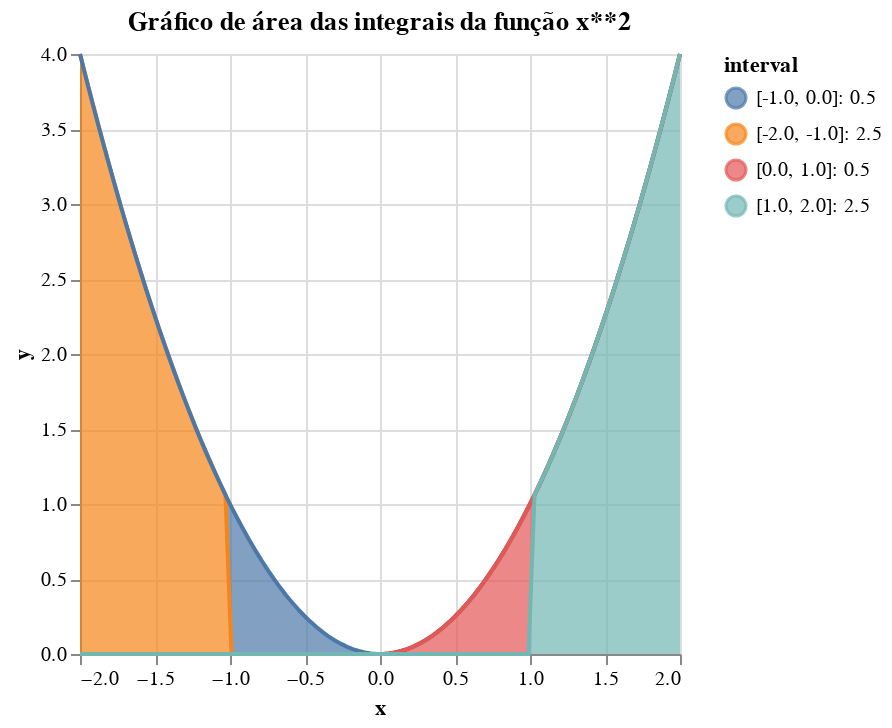

Notebook cell for this chart:
### Code cell
#exponencial

data_area_exponencial, total_polinomial = xds(exponencial)

grafico_exponencial = alt.Chart(data_area_exponencial, title="Gráfico de área das integrais da função x**2").mark_area(line=True).encode(
    x='x',
    y='y',
    color='interval'
)

grafico_exponencial

### Figure 1 — Vega-Lite specification as saved in the notebook (floating-point values rounded to 4 significant figures)
{"config": {"view": {"continuousWidth": 300, "continuousHeight": 300}}, "data": {"name": "data-dee6dd2a430c688dcd641be14c81fcd0"}, "mark": {"type": "area", "line": true}, "encoding": {"color": {"field": "interval", "type": "nominal"}, "x": {"field": "x", "type": "quantitative"}, "y": {"field": "y", "type": "quantitative"}}, "title": "Gráfico de área das integrais da função x**2", "$schema": "https://vega.github.io/schema/vega-lite/v5.8.0.json", "datasets": {"data-dee6dd2a430c688dcd641be14c81fcd0": [{"x": -2.0, "y": 4.0, "interval": "[-2.0, -1.0]: 2.5"}, {"x": -1.96, "y": 3.84, "interval": "[-2.0, -1.0]: 2.5"}, {"x": -1.919, "y": 3.683, "interval": "[-2.0, -1.0]: 2.5"}, {"x": -1.879, "y": 3.53, "interval": "[-2.0, -1.0]: 2.5"}, {"x": -1.838, "y": 3.38, "interval": "[-2.0, -1.0]: 2.5"}, {"x": -1.798, "y": 3.233, "interval": "[-2.0, -1.0]: 2.5"}, {"x": -1.758, "y": 3.089, "interval": "[-2.0, -1.0]: 2.5"}, {"x": -1.717, "y": 2.949, "interval": "[-2.0, -1.0]: 2.5"}, {"x": -1.677, "y": 2.812, "interval": "[-2.0, -1.0]: 2.5"}, {"x": -1.636, "y": 2.678, "interval": "[-2.0, -1.0]: 2.5"}, {"x": -1.596, "y": 2.547, "interval": "[-2.0, -1.0]: 2.5"}, {"x": -1.556, "y": 2.42, "interval": "[-2.0, -1.0]: 2.5"}, {"x": -1.515, "y": 2.296, "interval": "[-2.0, -1.0]: 2.5"}, {"x": -1.475, "y": 2.175, "interval": "[-2.0, -1.0]: 2.5"}, {"x": -1.434, "y": 2.057, "interval": "[-2.0, -1.0]: 2.5"}, {"x": -1.394, "y": 1.943, "interval": "[-2.0, -1.0]: 2.5"}, {"x": -1.354, "y": 1.832, "interval": "[-2.0, -1.0]: 2.5"}, {"x": -1.313, "y": 1.724, "interval": "[-2.0, -1.0]: 2.5"}, {"x": -1.273, "y": 1.62, "interval": "[-2.0, -1.0]: 2.5"}, {"x": -1.232, "y": 1.519, "interval": "[-2.0, -1.0]: 2.5"}, {"x": -1.192, "y": 1.421, "interval": "[-2.0, -1.0]: 2.5"}, {"x": -1.152, "y": 1.326, "interval": "[-2.0, -1.0]: 2.5"}, {"x": -1.111, "y": 1.235, "interval": "[-2.0, -1.0]: 2.5"}, {"x": -1.071, "y": 1.146, "interval": "[-2.0, -1.0]: 2.5"}, {"x": -1.03, "y": 1.062, "interval": "[-2.0, -1.0]: 2.5"}, {"x": -0.9899, "y": 0.9799, "interval": "[-1.0, 0.0]: 0.5"}, {"x": -0.9495, "y": 0.9015, "interval": "[-1.0, 0.0]: 0.5"}, {"x": -0.9091, "y": 0.8264, "interval": "[-1.0, 0.0]: 0.5"}, {"x": -0.8687, "y": 0.7546, "interval": "[-1.0, 0.0]: 0.5"}, {"x": -0.8283, "y": 0.6861, "interval": "[-1.0, 0.0]: 0.5"}, {"x": -0.7879, "y": 0.6208, "interval": "[-1.0, 0.0]: 0.5"}, {"x": -0.7475, "y": 0.5587, "interval": "[-1.0, 0.0]: 0.5"}, {"x": -0.7071, "y": 0.4999, "interval": "[-1.0, 0.0]: 0.5"}, {"x": -0.6667, "y": 0.4444, "interval": "[-1.0, 0.0]: 0.5"}, {"x": -0.6263, "y": 0.3922, "interval": "[-1.0, 0.0]: 0.5"}, {"x": -0.5859, "y": 0.3432, "interval": "[-1.0, 0.0]: 0.5"}, {"x": -0.5455, "y": 0.2975, "interval": "[-1.0, 0.0]: 0.5"}, {"x": -0.5051, "y": 0.2551, "interval": "[-1.0, 0.0]: 0.5"}, {"x": -0.4646, "y": 0.2159, "interval": "[-1.0, 0.0]: 0.5"}, {"x": -0.4242, "y": 0.18, "interval": "[-1.0, 0.0]: 0.5"}, {"x": -0.3838, "y": 0.1473, "interval": "[-1.0, 0.0]: 0.5"}, {"x": -0.3434, "y": 0.1179, "interval": "[-1.0, 0.0]: 0.5"}, {"x": -0.303, "y": 0.09183, "interval": "[-1.0, 0.0]: 0.5"}, {"x": -0.2626, "y": 0.06897, "interval": "[-1.0, 0.0]: 0.5"}, {"x": -0.2222, "y": 0.04938, "interval": "[-1.0, 0.0]: 0.5"}, {"x": -0.1818, "y": 0.03306, "interval": "[-1.0, 0.0]: 0.5"}, {"x": -0.1414, "y": 0.02, "interval": "[-1.0, 0.0]: 0.5"}, {"x": -0.101, "y": 0.0102, "interval": "[-1.0, 0.0]: 0.5"}, {"x": -0.06061, "y": 0.003673, "interval": "[-1.0, 0.0]: 0.5"}, {"x": -0.0202, "y": 0.0004081, "interval": "[-1.0, 0.0]: 0.5"}, {"x": 0.0202, "y": 0.0004081, "interval": "[0.0, 1.0]: 0.5"}, {"x": 0.06061, "y": 0.003673, "interval": "[0.0, 1.0]: 0.5"}, {"x": 0.101, "y": 0.0102, "interval": "[0.0, 1.0]: 0.5"}, {"x": 0.1414, "y": 0.02, "interval": "[0.0, 1.0]: 0.5"}, {"x": 0.1818, "y": 0.03306, "interval": "[0.0, 1.0]: 0.5"}, {"x": 0.2222, "y": 0.04938, "interval": "[0.0, 1.0]: 0.5"}, {"x": 0.2626, "y": 0.06897, "interval": "[0.0, 1.0]: 0.5"}, {"x": 0.303, "y": 0.09183, "interval": "[0.0, 1.0]: 0.5"}, {"x": 0.3434, "y": 0.1179, "interval": "[0.0, 1.0]: 0.5"}, {"x": 0.3838, "y": 0.1473, "interval": "[0.0, 1.0]: 0.5"}, {"x": 0.4242, "y": 0.18, "interval": "[0.0, 1.0]: 0.5"}, {"x": 0.4646, "y": 0.2159, "interval": "[0.0, 1.0]: 0.5"}, {"x": 0.5051, "y": 0.2551, "interval": "[0.0, 1.0]: 0.5"}, {"x": 0.5455, "y": 0.2975, "interval": "[0.0, 1.0]: 0.5"}, {"x": 0.5859, "y": 0.3432, "interval": "[0.0, 1.0]: 0.5"}, {"x": 0.6263, "y": 0.3922, "interval": "[0.0, 1.0]: 0.5"}, {"x": 0.6667, "y": 0.4444, "interval": "[0.0, 1.0]: 0.5"}, {"x": 0.7071, "y": 0.4999, "interval": "[0.0, 1.0]: 0.5"}, {"x": 0.7475, "y": 0.5587, "interval": "[0.0, 1.0]: 0.5"}, {"x": 0.7879, "y": 0.6208, "interval": "[0.0, 1.0]: 0.5"}, {"x": 0.8283, "y": 0.6861, "interval": "[0.0, 1.0]: 0.5"}, {"x": 0.8687, "y": 0.7546, "interval": "[0.0, 1.0]: 0.5"}, {"x": 0.9091, "y": 0.8264, "interval": "[0.0, 1.0]: 0.5"}, {"x": 0.9495, "y": 0.9015, "interval": "[0.0, 1.0]: 0.5"}, {"x": 0.9899, "y": 0.9799, "interval": "[0.0, 1.0]: 0.5"}, {"x": 1.03, "y": 1.062, "interval": "[1.0, 2.0]: 2.5"}, {"x": 1.071, "y": 1.146, "interval": "[1.0, 2.0]: 2.5"}, {"x": 1.111, "y": 1.235, "interval": "[1.0, 2.0]: 2.5"}, {"x": 1.152, "y": 1.326, "interval": "[1.0, 2.0]: 2.5"}, {"x": 1.192, "y": 1.421, "interval": "[1.0, 2.0]: 2.5"}, {"x": 1.232, "y": 1.519, "interval": "[1.0, 2.0]: 2.5"}, {"x": 1.273, "y": 1.62, "interval": "[1.0, 2.0]: 2.5"}, {"x": 1.313, "y": 1.724, "interval": "[1.0, 2.0]: 2.5"}, {"x": 1.354, "y": 1.832, "interval": "[1.0, 2.0]: 2.5"}, {"x": 1.394, "y": 1.943, "interval": "[1.0, 2.0]: 2.5"}, {"x": 1.434, "y": 2.057, "interval": "[1.0, 2.0]: 2.5"}, {"x": 1.475, "y": 2.175, "interval": "[1.0, 2.0]: 2.5"}, {"x": 1.515, "y": 2.296, "interval": "[1.0, 2.0]: 2.5"}, {"x": 1.556, "y": 2.42, "interval": "[1.0, 2.0]: 2.5"}, {"x": 1.596, "y": 2.547, "interval": "[1.0, 2.0]: 2.5"}, {"x": 1.636, "y": 2.678, "interval": "[1.0, 2.0]: 2.5"}, {"x": 1.677, "y": 2.812, "interval": "[1.0, 2.0]: 2.5"}, {"x": 1.717, "y": 2.949, "interval": "[1.0, 2.0]: 2.5"}, {"x": 1.758, "y": 3.089, "interval": "[1.0, 2.0]: 2.5"}, {"x": 1.798, "y": 3.233, "interval": "[1.0, 2.0]: 2.5"}, {"x": 1.838, "y": 3.38, "interval": "[1.0, 2.0]: 2.5"}, {"x": 1.879, "y": 3.53, "interval": "[1.0, 2.0]: 2.5"}, {"x": 1.919, "y": 3.683, "interval": "[1.0, 2.0]: 2.5"}, {"x": 1.96, "y": 3.84, "interval": "[1.0, 2.0]: 2.5"}, {"x": 2.0, "y": 4.0, "interval": "[1.0, 2.0]: 2.5"}]}}
